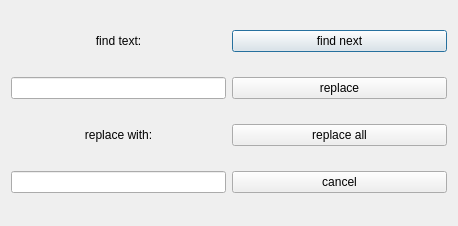
<?xml version="1.0" encoding="UTF-8"?>
<ui version="4.0">
 <class>replaceDialog</class>
 <widget class="QDialog" name="replaceDialog">
  <property name="geometry">
   <rect>
    <x>0</x>
    <y>0</y>
    <width>458</width>
    <height>226</height>
   </rect>
  </property>
  <property name="windowTitle">
   <string>Dialog</string>
  </property>
  <layout class="QGridLayout" name="gridLayout">
   <item row="2" column="0">
    <widget class="QLineEdit" name="findEdit">
     <property name="sizePolicy">
      <sizepolicy hsizetype="MinimumExpanding" vsizetype="Fixed">
       <horstretch>0</horstretch>
       <verstretch>0</verstretch>
      </sizepolicy>
     </property>
    </widget>
   </item>
   <item row="1" column="0">
    <widget class="QLabel" name="label">
     <property name="sizePolicy">
      <sizepolicy hsizetype="Preferred" vsizetype="Fixed">
       <horstretch>0</horstretch>
       <verstretch>0</verstretch>
      </sizepolicy>
     </property>
     <property name="styleSheet">
      <string notr="true">font: 9pt &quot;Consolas&quot;;</string>
     </property>
     <property name="text">
      <string>&lt;html&gt;&lt;head/&gt;&lt;body&gt;&lt;p align=&quot;center&quot;&gt;find text:&lt;/p&gt;&lt;/body&gt;&lt;/html&gt;</string>
     </property>
    </widget>
   </item>
   <item row="1" column="1">
    <widget class="QPushButton" name="findButton">
     <property name="sizePolicy">
      <sizepolicy hsizetype="Expanding" vsizetype="Maximum">
       <horstretch>0</horstretch>
       <verstretch>0</verstretch>
      </sizepolicy>
     </property>
     <property name="styleSheet">
      <string notr="true">font: 9pt &quot;Consolas&quot;;</string>
     </property>
     <property name="text">
      <string>find next</string>
     </property>
    </widget>
   </item>
   <item row="6" column="0">
    <widget class="QLineEdit" name="replaceEdit">
     <property name="sizePolicy">
      <sizepolicy hsizetype="Expanding" vsizetype="Fixed">
       <horstretch>0</horstretch>
       <verstretch>0</verstretch>
      </sizepolicy>
     </property>
    </widget>
   </item>
   <item row="2" column="1">
    <widget class="QPushButton" name="replaceButton">
     <property name="sizePolicy">
      <sizepolicy hsizetype="Expanding" vsizetype="Minimum">
       <horstretch>0</horstretch>
       <verstretch>0</verstretch>
      </sizepolicy>
     </property>
     <property name="styleSheet">
      <string notr="true">font: 9pt &quot;Consolas&quot;;</string>
     </property>
     <property name="text">
      <string>replace</string>
     </property>
    </widget>
   </item>
   <item row="6" column="1">
    <widget class="QPushButton" name="cancelButton">
     <property name="sizePolicy">
      <sizepolicy hsizetype="Expanding" vsizetype="Minimum">
       <horstretch>0</horstretch>
       <verstretch>0</verstretch>
      </sizepolicy>
     </property>
     <property name="styleSheet">
      <string notr="true">font: 9pt &quot;Consolas&quot;;</string>
     </property>
     <property name="text">
      <string>cancel</string>
     </property>
    </widget>
   </item>
   <item row="4" column="0">
    <widget class="QLabel" name="label_2">
     <property name="enabled">
      <bool>true</bool>
     </property>
     <property name="sizePolicy">
      <sizepolicy hsizetype="Preferred" vsizetype="Fixed">
       <horstretch>0</horstretch>
       <verstretch>0</verstretch>
      </sizepolicy>
     </property>
     <property name="styleSheet">
      <string notr="true">font: 9pt &quot;Consolas&quot;;</string>
     </property>
     <property name="text">
      <string>&lt;html&gt;&lt;head/&gt;&lt;body&gt;&lt;p align=&quot;center&quot;&gt;replace with:&lt;/p&gt;&lt;/body&gt;&lt;/html&gt;</string>
     </property>
    </widget>
   </item>
   <item row="4" column="1">
    <widget class="QPushButton" name="replaceAllButton">
     <property name="sizePolicy">
      <sizepolicy hsizetype="Expanding" vsizetype="Maximum">
       <horstretch>0</horstretch>
       <verstretch>0</verstretch>
      </sizepolicy>
     </property>
     <property name="minimumSize">
      <size>
       <width>0</width>
       <height>18</height>
      </size>
     </property>
     <property name="styleSheet">
      <string notr="true">font: 8pt &quot;Consolas&quot;;</string>
     </property>
     <property name="text">
      <string>replace all</string>
     </property>
    </widget>
   </item>
  </layout>
 </widget>
 <resources/>
 <connections/>
</ui>
